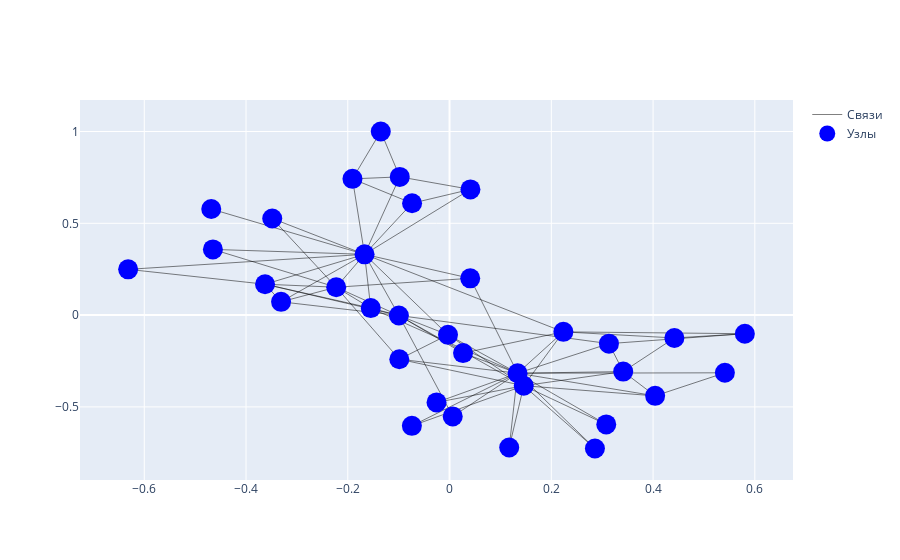

Write notebook code for a chart like this one.
### Markdown cell above
## Пример 2. Интерактивная визуализация графа

### Code cell
import numpy as np
import networkx as nx
import plotly.graph_objects as go

def to_scatter(G, pos):
    edge_x = []
    edge_y = []
    for edge in G.edges():
        x0, y0 = pos[edge[0]]
        x1, y1 = pos[edge[1]]
        edge_x.append(x0)
        edge_x.append(x1)
        edge_y.append(y0)
        edge_y.append(y1)
        edge_x.append(None)
        edge_y.append(None)
    edges_lines = np.c_[edge_x, edge_y]
    
    node_x = []
    node_y = []
    for node in G.nodes():
        x, y = pos[node]
        node_x.append(x)
        node_y.append(y) 
    nodes_markers = np.c_[node_x, node_y]

    node_text = np.array([f'Узел {n}' for n in G])
    
    fig = go.Figure(
        data = [
            go.Scatter(
                x=edges_lines[:, 0],
                y=edges_lines[:, 1],
                mode="lines",
                line_width=0.5,
                line_color="black",
                name="Связи"
            ),
            go.Scatter(
                x=nodes_markers[:, 0],
                y=nodes_markers[:, 1],
                mode="markers",
                marker_size=20,
                marker_color="blue",
                name="Узлы",
                text=node_text,
                hoverinfo='text',
            ),
        ],
    )
    return fig
    
G = nx.karate_club_graph()
pos = nx.spring_layout(G, seed=42)
fig = to_scatter(G, pos)
fig

### Figure 1 — Plotly figure (JSON) as saved in the notebook; plotly's stock layout.template omitted (floating-point values rounded to 4 significant figures; data arrays with more than 128 entries replaced by an {"elided": "..."} marker saying what was removed)
{"data": [{"line": {"color": "black", "width": 0.5}, "mode": "lines", "name": "Связи", "type": "scatter", "x": {"elided": "234 float values"}, "y": {"elided": "234 float values"}}, {"hoverinfo": "text", "marker": {"color": "blue", "size": 20}, "mode": "markers", "name": "Узлы", "text": ["Узел 0", "Узел 1", "Узел 2", "Узел 3", "Узел 4", "Узел 5", "Узел 6", "Узел 7", "Узел 8", "Узел 9", "Узел 10", "Узел 11", "Узел 12", "Узел 13", "Узел 14", "Узел 15", "Узел 16", "Узел 17", "Узел 18", "Узел 19", "Узел 20", "Узел 21", "Узел 22", "Узел 23", "Узел 24", "Узел 25", "Узел 26", "Узел 27", "Узел 28", "Узел 29", "Узел 30", "Узел 31", "Узел 32", "Узел 33"], "type": "scatter", "x": [-0.167, -0.2228, -0.09958, -0.3626, -0.07366, -0.09784, -0.1908, -0.3311, -0.003031, 0.006259, 0.04102, -0.4684, -0.6317, -0.1548, 0.308, -0.02556, -0.1352, -0.3485, 0.2857, 0.04061, 0.1172, -0.4651, -0.07404, 0.3413, 0.5804, 0.4418, 0.5411, 0.3133, 0.02651, 0.404, -0.09873, 0.2237, 0.1458, 0.1337], "y": [0.331, 0.152, -0.00201, 0.1684, 0.6093, 0.7528, 0.742, 0.07251, -0.1072, -0.5517, 0.6847, 0.5779, 0.2493, 0.03822, -0.5953, -0.4752, 1, 0.5263, -0.7264, 0.2004, -0.7208, 0.3579, -0.6031, -0.3075, -0.1012, -0.1244, -0.3141, -0.1553, -0.2068, -0.4397, -0.2403, -0.09112, -0.3845, -0.3164]}], "layout": {}}
